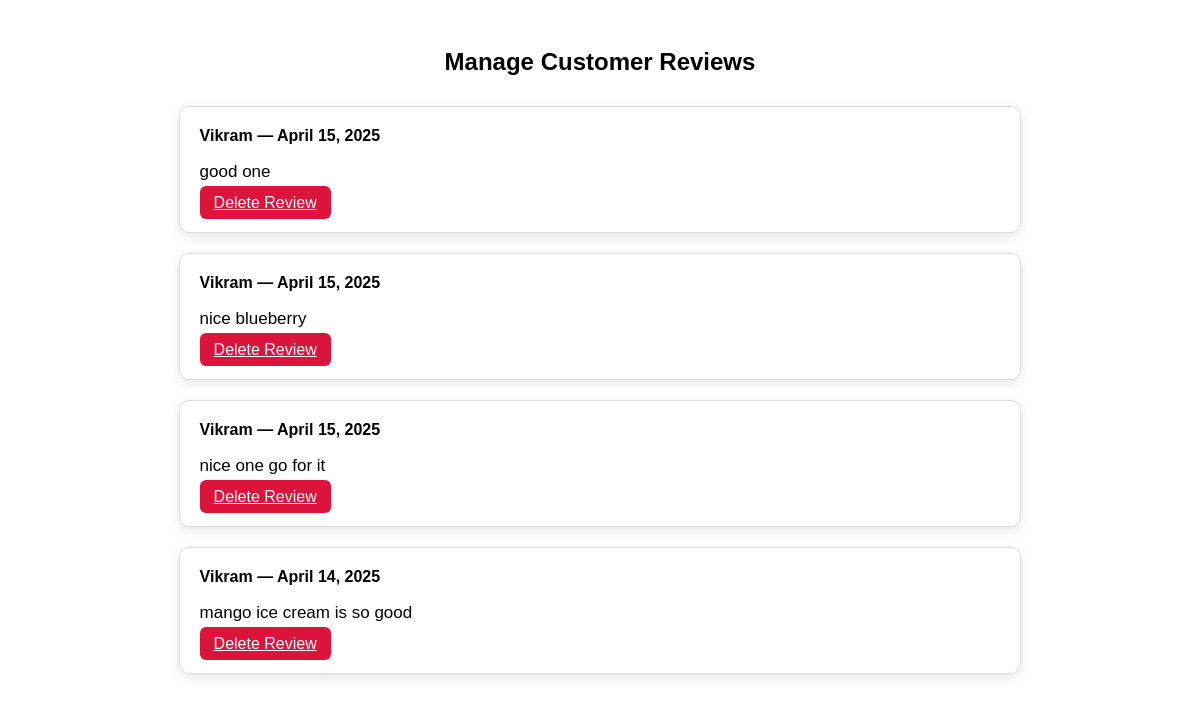
Page /admin_panel/manage_review.php on the committed database.
### tables this page shows
CREATE TABLE `order_items` (
  `id` int(11) NOT NULL,
  `order_id` int(11) DEFAULT NULL,
  `product_id` int(11) DEFAULT NULL,
  `name` varchar(100) DEFAULT NULL,
  `image` varchar(255) DEFAULT NULL,
  `price` decimal(10,2) DEFAULT NULL,
  `quantity` int(11) DEFAULT NULL,
  `subtotal` decimal(10,2) DEFAULT NULL,
  `status` varchar(50) DEFAULT 'Pending',
  `review` text DEFAULT NULL,
  `rating` int(11) DEFAULT NULL
);

CREATE TABLE `orders` (
  `id` int(11) NOT NULL,
  `user_id` int(11) DEFAULT NULL,
  `customer_name` varchar(100) DEFAULT NULL,
  `phone` varchar(20) DEFAULT NULL,
  `address` text DEFAULT NULL,
  `payment_method` varchar(50) DEFAULT NULL,
  `total_amount` decimal(10,2) DEFAULT NULL,
  `created_at` timestamp NOT NULL DEFAULT current_timestamp()
);

### admin_panel/manage_review.php (the view, shortened to what this page needs)
<?php
include('../components/ordconn.php');
$sql = "
    SELECT oi.id, oi.review, o.customer_name, o.created_at
    FROM order_items oi
    JOIN orders o ON oi.order_id = o.id
    WHERE oi.review IS NOT NULL AND oi.review != ''
    ORDER BY o.created_at DESC
";
$result = $conn->query($sql);
?>
<!DOCTYPE html>
<html lang="en">
<head>
</head>
<body>
    <h2>Manage Customer Reviews</h2>
    <?php while($row = $result->fetch_assoc()): ?>
        <div class="review-card">
            <h4><?= htmlspecialchars($row['customer_name']) ?> — <?= date("F j, Y", strtotime($row['created_at'])) ?></h4>
            <p><?= htmlspecialchars($row['review']) ?></p>
            <a href="?delete_review_id=<?= $row['id'] ?>" class="delete-btn" onclick="return confirm('Are you sure you want to delete this review?')">Delete Review</a>
        </div>
    <?php endwhile; ?>
</body>
</html>

### admin_panel/manage_review.php (style rules this page uses)
body { font-family: Arial, sans-serif; padding: 20px; }
h2 { text-align: center; margin-bottom: 30px; }
.review-card { background: #fff; border: 1px solid #ddd; border-radius: 10px; padding: 20px; margin: 20px auto; width: 70%; box-shadow: 0 4px 12px rgba(0,0,0,0.1); }
.review-card h4 { margin: 0 0 8px; }
.review-card p { font-size: 17px; margin-bottom: 12px; }
.delete-btn { background: crimson; color: white; border: none; padding: 8px 14px; border-radius: 6px; cursor: pointer; }

### rows in the picture
order_items: order.customer_name "Vikram", order.created_at "April 15, 2025", review "good one"
order_items: order.customer_name "Vikram", order.created_at "April 15, 2025", review "nice blueberry"
order_items: order.customer_name "Vikram", order.created_at "April 15, 2025", review "nice one go for it"
order_items: order.customer_name "Vikram", order.created_at "April 14, 2025", review "mango ice cream is so good"
